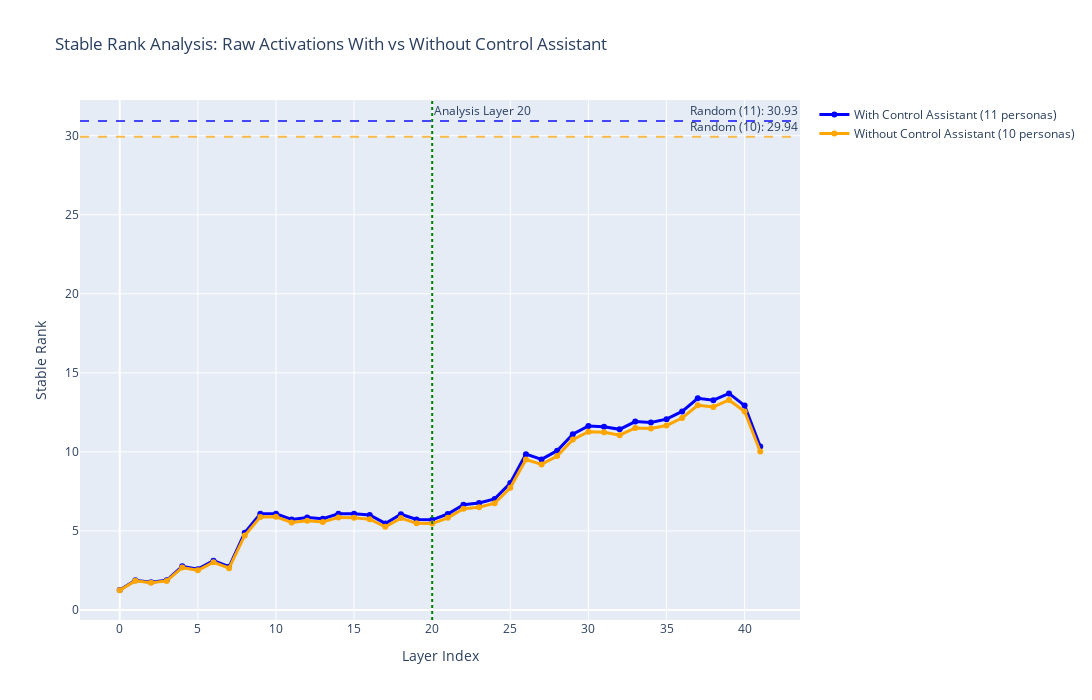

The notebook cell saved with this chart:
### Markdown cell above
### 2. Stable Rank Analysis 

Compute stable rank across all layers comparing raw activations with and without the control assistant.

### Code cell
def compute_stable_rank(matrix):
    """
    Compute stable rank = (sum of singular values)² / (sum of squared singular values)
    This gives a robust measure of effective dimensionality.
    """
    if isinstance(matrix, torch.Tensor):
        matrix = matrix.float().cpu().numpy()
    
    # Compute SVD
    _, S, _ = np.linalg.svd(matrix, full_matrices=False)
    
    # Calculate stable rank
    sum_s = np.sum(S)
    sum_s_squared = np.sum(S**2)
    
    if sum_s_squared == 0:
        return 0
    
    stable_rank = (sum_s**2) / sum_s_squared
    return stable_rank

# Compute stable rank for each layer - WITH and WITHOUT control assistant
stable_ranks_with_control = []
stable_ranks_without_control = []
layer_indices = list(range(stacked_activations.shape[0]))

print("Computing stable rank across all layers...")
print("- WITH control assistant (11 personas)")  
print("- WITHOUT control assistant (10 personas)")

for layer_idx in layer_indices:
    # WITH control assistant - all raw activations
    activations_with_control = stacked_activations[layer_idx, :, :].float().cpu().numpy()  # (11, 3584)
    rank_with = compute_stable_rank(activations_with_control)
    stable_ranks_with_control.append(rank_with)
    
    # WITHOUT control assistant - exclude first persona (control)
    activations_without_control = stacked_activations[layer_idx, 1:, :].float().cpu().numpy()  # (10, 3584)
    rank_without = compute_stable_rank(activations_without_control)
    stable_ranks_without_control.append(rank_without)
    
    if layer_idx % 10 == 0:  # Print progress every 10 layers
        print(f"Layer {layer_idx}: with_control={rank_with:.3f}, without_control={rank_without:.3f}")

print(f"Stable rank computation complete for {len(stable_ranks_with_control)} layers")

# Generate random baselines for comparison
np.random.seed(42)
random_11_samples = []
random_10_samples = []
n_random_samples = 10

print("\\nGenerating random baselines...")
for _ in range(n_random_samples):
    # Random matrix with 11 personas (like with_control)
    random_11 = np.random.randn(31, activation_matrix.shape[1])
    rank_11 = compute_stable_rank(random_11)
    random_11_samples.append(rank_11)
    
    # Random matrix with 10 personas (like without_control)
    random_10 = np.random.randn(30, activation_matrix.shape[1])
    rank_10 = compute_stable_rank(random_10)
    random_10_samples.append(rank_10)

avg_random_11 = np.mean(random_11_samples)
std_random_11 = np.std(random_11_samples)
avg_random_10 = np.mean(random_10_samples)
std_random_10 = np.std(random_10_samples)

print(f"Random baseline (11 personas): {avg_random_11:.3f} ± {std_random_11:.3f}")
print(f"Random baseline (10 personas): {avg_random_10:.3f} ± {std_random_10:.3f}")

# Create plotly visualization comparing both analyses
fig = go.Figure()

# WITH control assistant
fig.add_trace(go.Scatter(
    x=layer_indices,
    y=stable_ranks_with_control,
    mode='lines+markers',
    name='With Control Assistant (11 personas)',
    line=dict(color='blue', width=3),
    marker=dict(size=6),
    hovertemplate='Layer %{x}<br>Stable Rank: %{y:.3f}<br>Including Control<extra></extra>'
))

# WITHOUT control assistant
fig.add_trace(go.Scatter(
    x=layer_indices,
    y=stable_ranks_without_control,
    mode='lines+markers',
    name='Without Control Assistant (10 personas)',
    line=dict(color='orange', width=3),
    marker=dict(size=6),
    hovertemplate='Layer %{x}<br>Stable Rank: %{y:.3f}<br>Excluding Control<extra></extra>'
))

# Random baselines
fig.add_hline(
    y=avg_random_11,
    line_dash="dash",
    line_color="blue",
    opacity=0.7,
    annotation_text=f"Random (11): {avg_random_11:.2f}"
)

fig.add_hline(
    y=avg_random_10,
    line_dash="dash",
    line_color="orange", 
    opacity=0.7,
    annotation_text=f"Random (10): {avg_random_10:.2f}"
)

# Highlight current analysis layer
fig.add_vline(
    x=LAYER,
    line_dash="dot",
    line_color="green",
    annotation_text=f"Analysis Layer {LAYER}"
)

# Find minimum stable rank layers for both
min_rank_layer_with = np.argmin(stable_ranks_with_control)
min_rank_value_with = stable_ranks_with_control[min_rank_layer_with]
min_rank_layer_without = np.argmin(stable_ranks_without_control)
min_rank_value_without = stable_ranks_without_control[min_rank_layer_without]

fig.update_layout(
    title='Stable Rank Analysis: Raw Activations With vs Without Control Assistant',
    xaxis_title='Layer Index',
    yaxis_title='Stable Rank',
    width=1200,
    height=700,
    hovermode='x unified'
)

fig.show()
fig.write_html(f"{OUTPUT_DIR}/stable_rank_raw_activations_comparison.html")

# Print summary statistics
print(f"\\n{'='*60}")
print(f"STABLE RANK COMPARISON SUMMARY")
print(f"{'='*60}")

print(f"\\nWITH Control Assistant (11 personas):")
print(f"  Layer {LAYER} (analysis layer): {stable_ranks_with_control[LAYER]:.3f}")
print(f"  Minimum stable rank: {min_rank_value_with:.3f} (Layer {min_rank_layer_with})")
print(f"  Maximum stable rank: {max(stable_ranks_with_control):.3f} (Layer {np.argmax(stable_ranks_with_control)})")
print(f"  Average stable rank: {np.mean(stable_ranks_with_control):.3f}")
print(f"  Random baseline: {avg_random_11:.3f} ± {std_random_11:.3f}")

print(f"\\nWITHOUT Control Assistant (10 personas):")
print(f"  Layer {LAYER} (analysis layer): {stable_ranks_without_control[LAYER]:.3f}")
print(f"  Minimum stable rank: {min_rank_value_without:.3f} (Layer {min_rank_layer_without})")
print(f"  Maximum stable rank: {max(stable_ranks_without_control):.3f} (Layer {np.argmax(stable_ranks_without_control)})")
print(f"  Average stable rank: {np.mean(stable_ranks_without_control):.3f}")
print(f"  Random baseline: {avg_random_10:.3f} ± {std_random_10:.3f}")

# Compare the two approaches
print(f"\\nCOMPARISON:")
rank_diff_at_layer = stable_ranks_with_control[LAYER] - stable_ranks_without_control[LAYER]
print(f"  Difference at layer {LAYER}: {rank_diff_at_layer:+.3f}")
print(f"  Average difference across layers: {np.mean(np.array(stable_ranks_with_control) - np.array(stable_ranks_without_control)):+.3f}")

# Identify layers with unusually low stable rank
low_rank_layers_with = [i for i, rank in enumerate(stable_ranks_with_control) if rank < avg_random_11 - std_random_11]
low_rank_layers_without = [i for i, rank in enumerate(stable_ranks_without_control) if rank < avg_random_10 - std_random_10]

print(f"\\nLayers with unusually low stable rank:")
print(f"  With control: {low_rank_layers_with}")
print(f"  Without control: {low_rank_layers_without}")
print("Low stable rank suggests highly structured representations.")

### Figure 1 — Plotly figure (JSON) as saved in the notebook; plotly's stock layout.template omitted (floating-point values rounded to 4 significant figures)
{"data": [{"hovertemplate": "Layer %{x}<br>Stable Rank: %{y:.3f}<br>Including Control<extra></extra>", "line": {"color": "blue", "width": 3}, "marker": {"size": 6}, "mode": "lines+markers", "name": "With Control Assistant (11 personas)", "type": "scatter", "x": [0, 1, 2, 3, 4, 5, 6, 7, 8, 9, 10, 11, 12, 13, 14, 15, 16, 17, 18, 19, 20, 21, 22, 23, 24, 25, 26, 27, 28, 29, 30, 31, 32, 33, 34, 35, 36, 37, 38, 39, 40, 41], "y": [1.263, 1.879, 1.747, 1.879, 2.765, 2.58, 3.116, 2.731, 4.886, 6.083, 6.083, 5.72, 5.845, 5.775, 6.082, 6.079, 6.004, 5.474, 6.056, 5.719, 5.701, 6.069, 6.655, 6.761, 7.024, 8.03, 9.856, 9.523, 10.08, 11.12, 11.64, 11.59, 11.43, 11.91, 11.87, 12.07, 12.56, 13.39, 13.27, 13.7, 12.93, 10.33]}, {"hovertemplate": "Layer %{x}<br>Stable Rank: %{y:.3f}<br>Excluding Control<extra></extra>", "line": {"color": "orange", "width": 3}, "marker": {"size": 6}, "mode": "lines+markers", "name": "Without Control Assistant (10 personas)", "type": "scatter", "x": [0, 1, 2, 3, 4, 5, 6, 7, 8, 9, 10, 11, 12, 13, 14, 15, 16, 17, 18, 19, 20, 21, 22, 23, 24, 25, 26, 27, 28, 29, 30, 31, 32, 33, 34, 35, 36, 37, 38, 39, 40, 41], "y": [1.246, 1.84, 1.715, 1.837, 2.684, 2.507, 3.017, 2.64, 4.712, 5.883, 5.895, 5.537, 5.635, 5.564, 5.853, 5.825, 5.743, 5.256, 5.81, 5.478, 5.466, 5.825, 6.399, 6.495, 6.748, 7.73, 9.511, 9.209, 9.735, 10.78, 11.28, 11.24, 11.05, 11.51, 11.48, 11.67, 12.14, 12.94, 12.84, 13.28, 12.55, 10.03]}], "layout": {"annotations": [{"showarrow": false, "text": "Random (11): 30.93", "x": 1, "xanchor": "right", "xref": "x domain", "y": 30.93, "yanchor": "bottom", "yref": "y"}, {"showarrow": false, "text": "Random (10): 29.94", "x": 1, "xanchor": "right", "xref": "x domain", "y": 29.94, "yanchor": "bottom", "yref": "y"}, {"showarrow": false, "text": "Analysis Layer 20", "x": 20, "xanchor": "left", "xref": "x", "y": 1, "yanchor": "top", "yref": "y domain"}], "height": 700, "hovermode": "x unified", "shapes": [{"line": {"color": "blue", "dash": "dash"}, "opacity": 0.7, "type": "line", "x0": 0, "x1": 1, "xref": "x domain", "y0": 30.93, "y1": 30.93, "yref": "y"}, {"line": {"color": "orange", "dash": "dash"}, "opacity": 0.7, "type": "line", "x0": 0, "x1": 1, "xref": "x domain", "y0": 29.94, "y1": 29.94, "yref": "y"}, {"line": {"color": "green", "dash": "dot"}, "type": "line", "x0": 20, "x1": 20, "xref": "x", "y0": 0, "y1": 1, "yref": "y domain"}], "title": {"text": "Stable Rank Analysis: Raw Activations With vs Without Control Assistant"}, "width": 1200, "xaxis": {"title": {"text": "Layer Index"}}, "yaxis": {"title": {"text": "Stable Rank"}}}}
